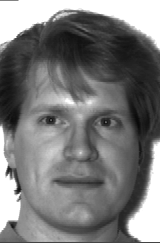
#> input picture Exercise6/yalefaces_cropBackground/subject01.gif, 160 x 243 px; its folder holds 2 pictures in this run
$ python Exercise1c.py   (Python 2 division)
#> lines starting #> are read from the running program, lines starting #| are printed output that depends on the picture
import matplotlib.pyplot as plt
import scipy as sp
import os
import numpy as np
import scipy.sparse.linalg as sla;
import pylab
import math

###############################################################################
# Helper functions
def mdot(*args):
	"""Multi argument dot function. http://wiki.scipy.org/Cookbook/MultiDot"""
	return reduce(np.dot, args)
def prepend_one(X):
	"""prepend a one vector to X."""
	return np.column_stack([np.ones(X.shape[0]), X])
def grid2d(start, end, num=50):
	"""Create an 2D array where each row is a 2D coordinate.
	np.meshgrid is pretty annoying!
	"""
	dom = np.linspace(start, end, num)
	X0, X1 = np.meshgrid(dom, dom)
	return np.column_stack([X0.flatten(), X1.flatten()])

def divideSquare(N):
    if N<1:
        return 1,1

    minX = max(1,int(np.floor(np.sqrt(N))))
    maxX = max(minX+1, int(np.ceil(np.sqrt(5.0/3*N))))
    Nx = range(minX, maxX+1)
    Ny = [np.ceil(N/y) for y in Nx]
    err = [np.uint8(y*x - N) for y in Nx for x in Ny]
    ind = np.argmin(err)
    y = Nx[int(ind/len(Ny))]
    x = Ny[ind%len(Nx)]
    return min(y,x), max(y,x)

###############################################################################

def display_means(mi_k, image_height, K):
	w,h = divideSquare(K)
	fig = pylab.figure()
	for i in xrange(0,K):
		fig.add_subplot(w,h,i+1)
		pylab.imshow(np.stack(np.split(mi_k[i], image_height)), cmap='gray')
	pylab.show()

def assign_to_clusters(X, mi_k, r_nk):
	# Assign the images to the clusters
	overall_error = 0
	i = 0
	j = 0
	min_k = 0
	for image in X:
		err_min = float("inf")
		min_k = 0
		j = 0
		for center in mi_k:
			squared_diff = mdot((image - center).T, image - center)
			if err_min > squared_diff:
				err_min = squared_diff
				min_k = j
			j += 1
		overall_error += err_min
		r_nk[min_k, i] = 1
		i += 1
	return overall_error

def adapt_means(mi_k,r_nk,X, K):
	for i in xrange(0, K):
		summed_images = 0
		for j in xrange(0, X.shape[0]):
			summed_images += r_nk[i, j]*X[j]
		div = 0
		for j in xrange(0, X.shape[0]):
			div += r_nk[i, j]
		if not div > 0:
			# print "Divisor is zero!"
			div = 1  # fix impossible arithmetics
		summed_images /= div
		mi_k[i] = summed_images

###############################################################################

# the data matrix that contains all images
X = np.ones((136,38880))

# read all images into data matrix
image_path = "./yalefaces_cropBackground/"
i = 0
for file_name in os.listdir(image_path):
	curr_image = plt.imread(image_path + file_name)
#> curr_image is the input picture: shape (243, 160, 4); mean R, G, B, A 122.3, 122.3, 122.3, 255
	X[i] = np.concatenate(curr_image).T[0]
	# print X[i]
	i += 1
print "Done loading images."


# calculate the mean faces
mean_faces = np.zeros((X.shape[1],1))
# print "mean_faces.shape:", mean_faces.shape
i = 0
for column in X.T:
	mean_faces[i] = np.mean(column) / X.shape[1]
	i += 1
print "Done computing mean faces."
# print "mean_faces.shape:", mean_faces.shape
# print "X.shape:", X.shape

# calculate the centered matrix
X_centered = X - mdot(np.ones((X.shape[0],1)), mean_faces.T)
print "Done computing centered X."

# calculate the singular value decomposition
# for num_eigenvalues in [5,10,25,50,100,165]:
for num_eigenvalues in [20]:
	# num_eigenvalues = 100
	u, s, vt = sla.svds(X_centered, k=num_eigenvalues)
	print "vt.shape", vt.shape
	print "Done computing singular value decomposition."

	# find num_eigenvalues-dimensional representation
	Z = mdot(X_centered, vt.T)

	##########
	# do k-means clustering on principal components
	##########
	error_values = []
	for K in xrange(4,16):

		# Initialize the K cluster centers randomly
		mi_k = 255 * np.random.rand(K, vt.shape[1])

		# Display the random mean faces
		image_height = 243
		# display_means(mi_k, image_height, K)

		# the indicator variables that assign the images a cluster
		r_nk = np.zeros((K, vt.shape[0]))

		# Assign the images to the clusters
		assign_to_clusters(vt, mi_k, r_nk)

		# Fix the means
		adapt_means(mi_k, r_nk, vt, K)

		# iterate nine more times (until convergence)
		iteration_steps = 9
		for q in xrange(1,iteration_steps + 1):
			# Display the random mean faces
			# display_means(mi_k, image_height, K)

			# Reassign the images to the clusters
			error = assign_to_clusters(vt, mi_k, r_nk)
			if iteration_steps is q:
				print "Overall error for ", K, "clusters:", error
				error_values.append(error)

			# Fix the means
			adapt_means(mi_k, r_nk, vt, K)

	fig = plt.figure()
	ax = fig.add_subplot(111)
	K_values = xrange(4,16)
	ax.plot(K_values, error_values)
	pylab.show()
#> this loop made 1 pass
#> pass 1, `pylab.show()`:
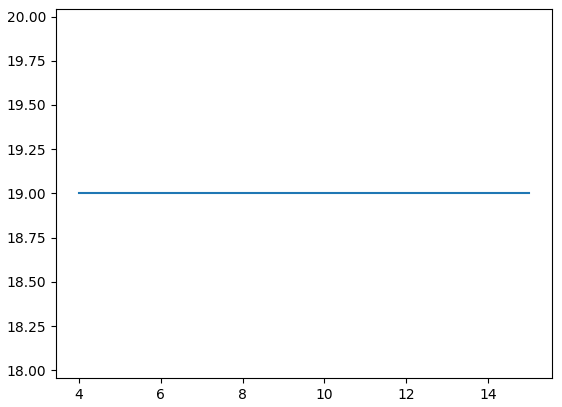
#> figure drawn by matplotlib, 1 panel
